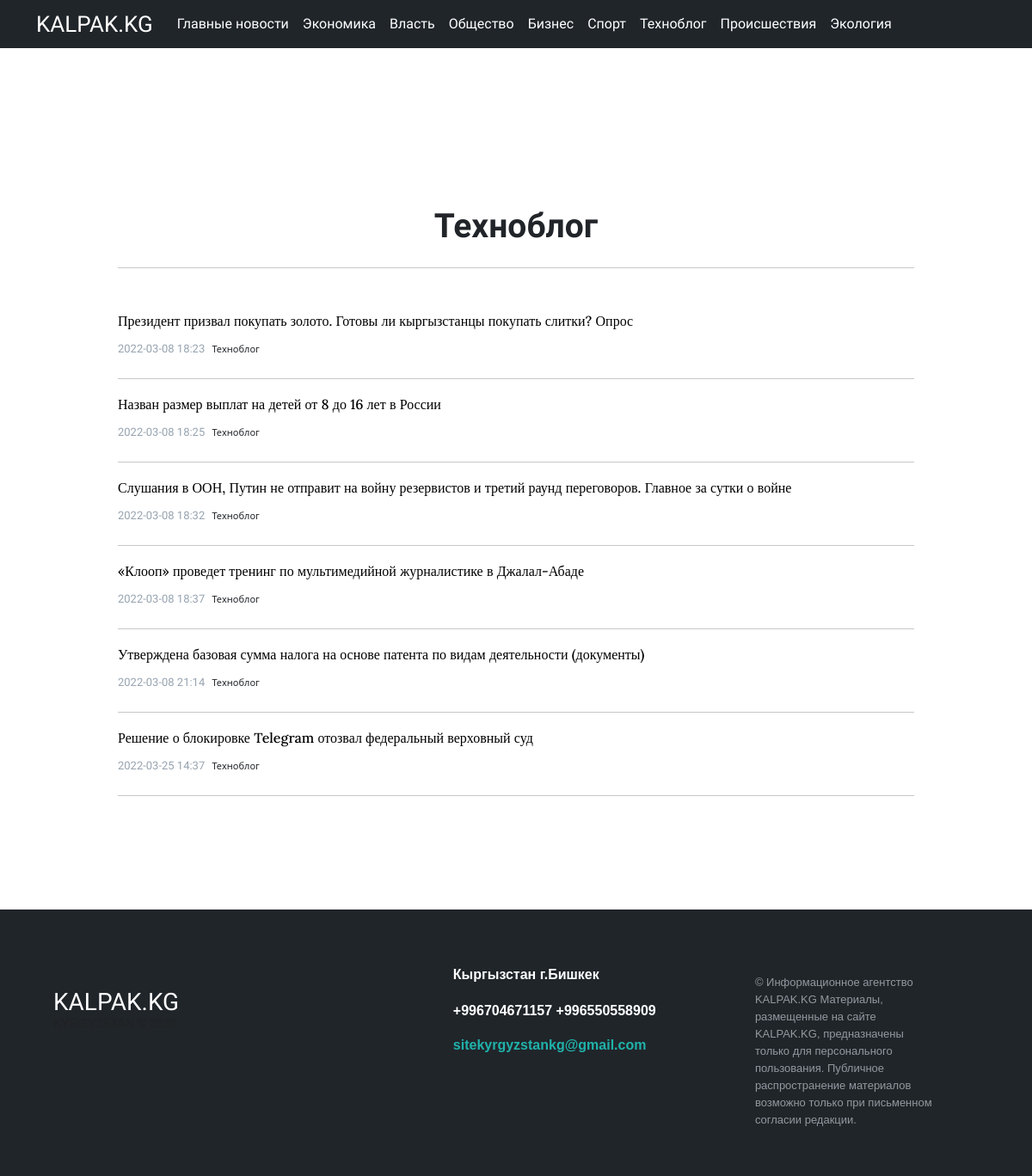
Before: /heading/6/ with the older database file.
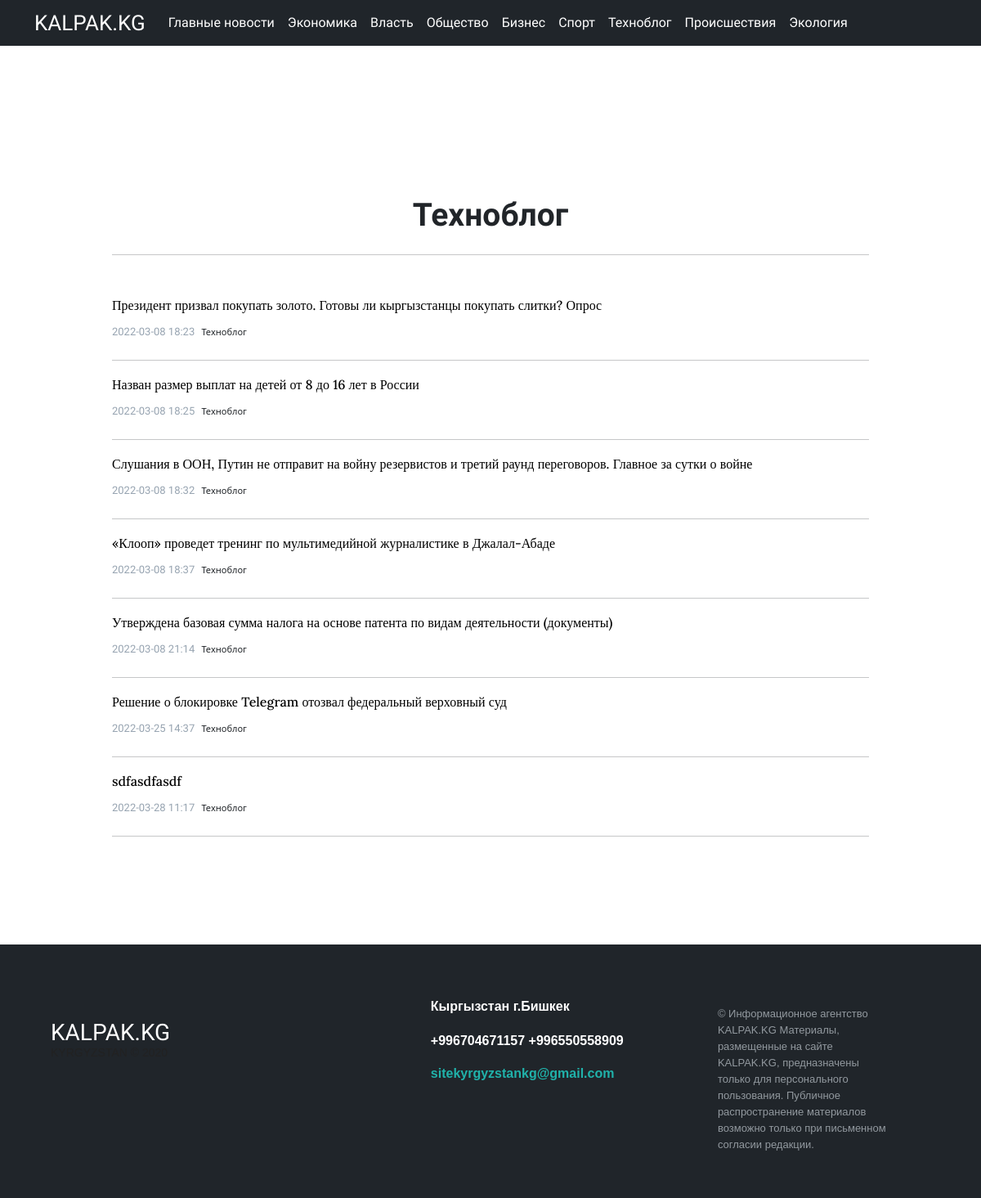
After: the same page with the newer database file.
### core/models.py (models this page shows, shortened)
class HeadingArticle(models.Model):
    title = models.CharField(max_length=255)
    class Meta:
        verbose_name = "Рубрика"
        verbose_name_plural = "Рубрики"
    def __str__(self):
        return self.title

class Article(models.Model):
    title = models.CharField(max_length=255, null=True, blank=True)
    text = models.TextField()
    slug = models.SlugField(max_length=255, unique=True, db_index=True, verbose_name="URL", null=True, blank=True)
    author = models.ForeignKey(
        to="Author",
        on_delete=models.SET_NULL,
        null=True, blank=True,
        related_name="article",
        verbose_name=_("Автор")
    )
    heading = models.ForeignKey(
        to="HeadingArticle",
        on_delete=models.PROTECT,
        null=True,
        related_name="article",
        verbose_name=_("Рубрика")
    )
    readers = models.ManyToManyField(
        to=User,
        related_name="readed_articles",
        blank=True,
        verbose_name=_("Читатели")
    )
    views = models.IntegerField(default=0, verbose_name=_("Просмотры"))
    created_at = models.DateTimeField(
        auto_now_add=True,
        null=True,
    )
    main_article = models.BooleanField(default=False, verbose_name=_("Первая новость"))
    margin_article_text = models.BooleanField(default=False, verbose_name=_("Ровнительные новости"))
    text_article = models.BooleanField(default=False, verbose_name=_("Текстовые новости"))
    center_article = models.BooleanField(default=False)
    carousel_block = models.BooleanField(default=False, verbose_name=_("Новости дня"))
    right_panel_article = models.BooleanField(default=False, verbose_name=_("Главные новости"))
    pagination_article = models.BooleanField(default=False, verbose_name=_("Архивные"))
    updated_at = models.DateTimeField(auto_now=True)
    is_active = models.BooleanField(default=True)
    picture = models.ImageField(
        upload_to="articles_image",
        null=True, blank=True,
        verbose_name="Главная картинка статьи"
    )

### core/views.py (the view)
# urls.py: path('heading/<int:heading_id>/', heading_page, name="heading"),
def heading_page(request, heading_id):
    article = Article.objects.filter(heading_id=heading_id)
    heading = HeadingArticle.objects.all()
    category = HeadingArticle.objects.get(pk=heading_id)
    return render(request, "headings_page.html", {"article": article, "heading": heading, "category": category})

### core/templates/headings_page.html (shortened to what this page needs)
{% extends 'base.html' %}
{% block content %}
<div class="container">
        <div class="mt-8">
            <div class="ads_block">
            </div>
        </div>
    </div>
            <div class="container">
                <div class="row">
                    <div class="col-md-1"></div>
                    <div class="col-md-10">
                        <h3 class="zago_main3 mt-7 mb-4 text-md-center">{{ category.title }}</h3>
                        <hr class="mb-5">
                        {% for articles in article %}
                        <h1 class="zago_main02"><a href="{% url 'article' articles.slug %}" class="link-text3">{{ articles.title }}</a></h1>
                        <p class="date_time5 me-1 d-inline">{{ articles.created_at|date:"Y-m-d H:i" }}</p>
                        <h6 class="page_2_title2 d-inline">{{ articles.heading }}</h6>
                        <hr class="mt-4">
                        {% endfor %}
                    </div>
                    <div class="col-md-1"></div>
                </div>
            </div>
            <div class="container">
                <div class="row">
                  <div class="col-md-4 col-sm-4"></div>
                  <div class="col-md-4 col-sm-4">
                  </div>
                  <div class="col-md-4 col-sm-4"></div>
                </div>
              </div>
{% endblock %}

### core/templates/base.html (shortened to what this page needs)
{% load static %}
<!DOCTYPE html>
<html lang="en">
<head>
    <link rel="stylesheet" type="text/css" href="{% static 'style.css' %}?{% now "U" %}">
    <link href="https://cdn.jsdelivr.net/npm/bootstrap@5.1.3/dist/css/bootstrap.min.css" rel="stylesheet">
<link href="/docs/5.1/dist/css/bootstrap.min.css" rel="stylesheet">
<body>
  <nav class="navbar fixed-top navbar-expand-lg navbar-dark bg-custom">
      <div class="container">
        <a class="logo" href="{% url 'main' %}">KALPAK.KG</a>
        <div class="collapse navbar-collapse" id="navbarNav">
          <ul class="navbar-nav linkss">
            <li class="nav-item">
              <a class="nav-link text-white" aria-current="page" href="{% url 'right_panel_articles' %}">Главные новости</a>
            </li>
          {% for headings in heading %}
            <li class="nav-item">
              <a class="nav-link text-white" href="{% url 'heading' headings.id %}">{{ headings.title }}</a>
            </li>
          {% endfor %}
          </ul>
        </div>
      </div>
  </nav>
  {% block content %}
  {% endblock %}
<footer class="footer-distributed mt-8">
  <div class="container">
  <div class="footer-left">
  <br>
  <br>
  <h3>KALPAK.KG</h3>
  <p class="footer-company-name">KYRGYZSTAN © 2020</p>
  </div>
  <div class="footer-center">
  <div>
      <p>Кыргызстан г.Бишкек</p>
  </div>
  <div>
      <p>+996704671157</p>
      <p>+996550558909</p>
  </div>
  <div>
      <p><a href="mailto:support@company.com">sitekyrgyzstankg@gmail.com</a></p>
  </div>
  </div>
  <div class="footer-right">
  <p class="footer-company-about">
      © Информационное агентство KALPAK.KG
Материалы, размещенные на сайте KALPAK.KG, предназначены только для персонального пользования. Публичное распространение материалов возможно только при письменном согласии редакции.
  </p>
  </div>
  </div>
</footer>
</head>
</body>
</html>

Changed rows visible on the page:
added Article: title "sdfasdfasdf", created_at "2022-03-28 11:17", heading "Техноблог"
